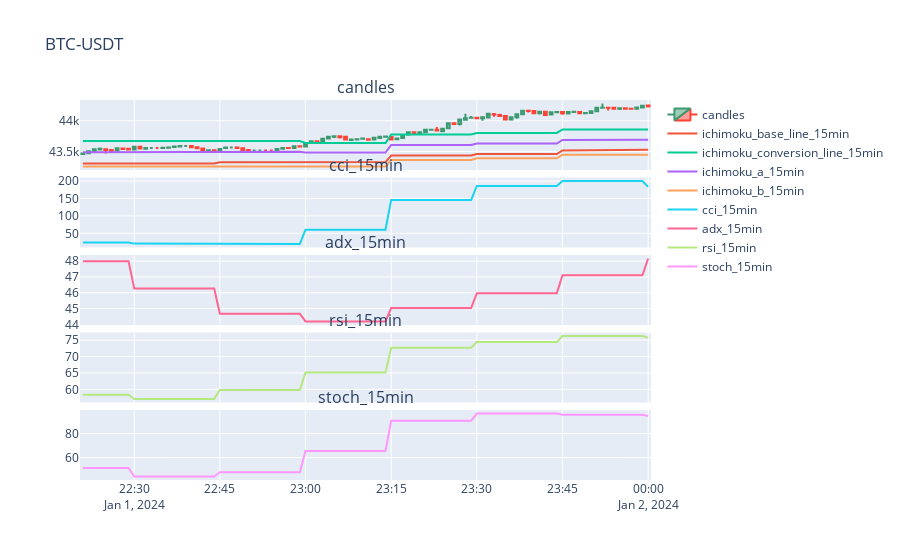

Write notebook code for a chart like this one.
### Code cell
import plotly as py
from plotly import graph_objects as go
from plotly.subplots import make_subplots

def plot_indicators(candles, df, extra_lines:[], extra_subplots:[]):
    fig = make_subplots(rows=len(extra_subplots)+1, cols=1, 
                        shared_xaxes=True,
                        vertical_spacing=0.02,
                        subplot_titles=['candles']+extra_subplots
                       )    
    
    # Candles
    fig.add_trace(go.Candlestick(\
                        name='candles',
                        x=candles.index,\
                        open=candles['open'],\
                        high=candles['high'],\
                        low=candles['low'],\
                        close=candles['close'])
                     , row=1, col=1)

    # Other charts on candles chart
    for name in extra_lines:
        fig.add_trace(go.Scatter(name=name, x=df.index, y=df[name], mode='lines'), row=1, col=1)

    # Other subplots below candles
    for i, col in enumerate(extra_subplots):
        fig.add_trace(go.Scatter(name=col, x=df.index,y=df[col], mode='lines'), row=2+i, col=1)
    
    fig.update_layout(title=f"{candles['ticker'][0]}",
                    xaxis_rangeslider_visible=False, 
                    height=300*len(extra_subplots))
    fig.show()

suffix = f'_{min(features_periods)}'
ichimoku_cols = [f'ichimoku_base_line{suffix}', f'ichimoku_conversion_line{suffix}', f'ichimoku_a{suffix}', f'ichimoku_b{suffix}']
indicators_cols = [f'cci{suffix}', f'adx{suffix}', f'rsi{suffix}', f'stoch{suffix}']
plot_indicators(
            candles.tail(100),
            features.tail(100), 
             extra_lines=ichimoku_cols,
             extra_subplots=indicators_cols)
